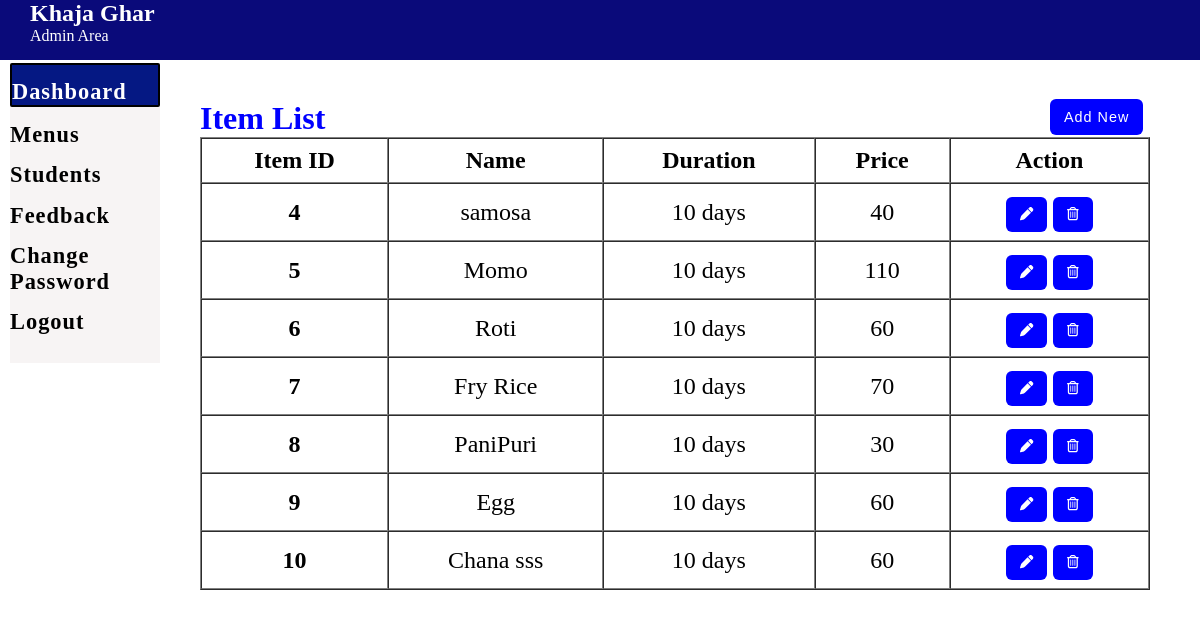
The app's page /admin_Dash/menus.php (signed in) with its own data.
### tables this page shows
CREATE TABLE `item` (
  `item_id` int(11) NOT NULL,
  `item_name` varchar(240) DEFAULT NULL,
  `item_price` int(100) DEFAULT NULL,
  `item_duration` varchar(240) DEFAULT NULL,
  `item_img` text DEFAULT NULL
);

### admin_Dash/menus.php (the view, shortened to what this page needs)
<?php  include("nav_bar.php")?>
<section style="position:absolute; left:200px; top: 100px;">
    <div>
        <h1 style="color: blue; font-size: 2rem;">Item List</h1>
        <button style="margin-left:850px; position: absolute; top: -6px; font-size: .9rem;" class="btn"><a style="text-decoration: none; color:white;" href="add_item.php">Add New</a></button>
        <?php
     include('../php/partials/dbconnect.php');
      $sql = "SELECT * FROM item";
      $result = $conn->query($sql);
      if($result->num_rows > 0){
       echo '<table class="mytable" width="950" border="1" cellspacing="0">
       <thead>
        <tr>
         <th>Item ID</th>
         <th>Name</th>
         <th>Duration</th>
         <th>Price</th>
         <th>Action</th>
        </tr>
       </thead>
       <tbody>';
        while($row = $result->fetch_assoc()){
          echo '<tr>';
          echo '<th scope="row">'.$row["item_id"].'</th>';
          echo '<td>'. $row["item_name"].'</td>';
          echo '<td>'.$row["item_duration"].'</td>';
          echo '<td>'.$row["item_price"].'</td>';
          echo '<td><form action="edit_item.php" method="POST" style="display: inline;"> <input type="hidden" name="id" value='. $row["item_id"] .'><button type="submit" class="btn btn-info mr-3" name="view" value="View"><i class="fas fa-pen"></i></button></form>
          <form action="" method="POST" style="display: inline;" ><input type="hidden" name="id" value='. $row["item_id"] .'><button type="submit" class="btn btn-secondary" name="delete" value="Delete"><i class="far fa-trash-alt"></i></button></form></td>
         </tr>';
        }
        echo '</tbody>
        </table>';
      } else {
        echo "0 Result";
      }
     ?>
    </div>
<?php  include("footer.php")?>

### css/admin.css (style rules this page uses)
* { margin: 0px; padding: 0px; }

### css/admin_util.css (style rules this page uses)
.btn { margin-top: 5px; outline: none; color: white; border-radius: 6px; background-color: blue; padding: 10px 14px; border: none; cursor: pointer; letter-spacing: 1px; }
table.mytable th,td { padding:8px; margin: 4px; font-size: 1.5rem; }
table.mytable th,td { text-align: center; }

### records on screen
item: item_id "4", item_name "samosa", item_duration "10 days", item_price "40"
item: item_id "5", item_name "Momo", item_duration "10 days", item_price "110"
item: item_id "6", item_name "Roti", item_duration "10 days", item_price "60"
item: item_id "7", item_name "Fry Rice", item_duration "10 days", item_price "70"
item: item_id "8", item_name "PaniPuri", item_duration "10 days", item_price "30"
item: item_id "9", item_name "Egg", item_duration "10 days", item_price "60"
item: item_id "10", item_name "Chana sss", item_duration "10 days", item_price "60"
